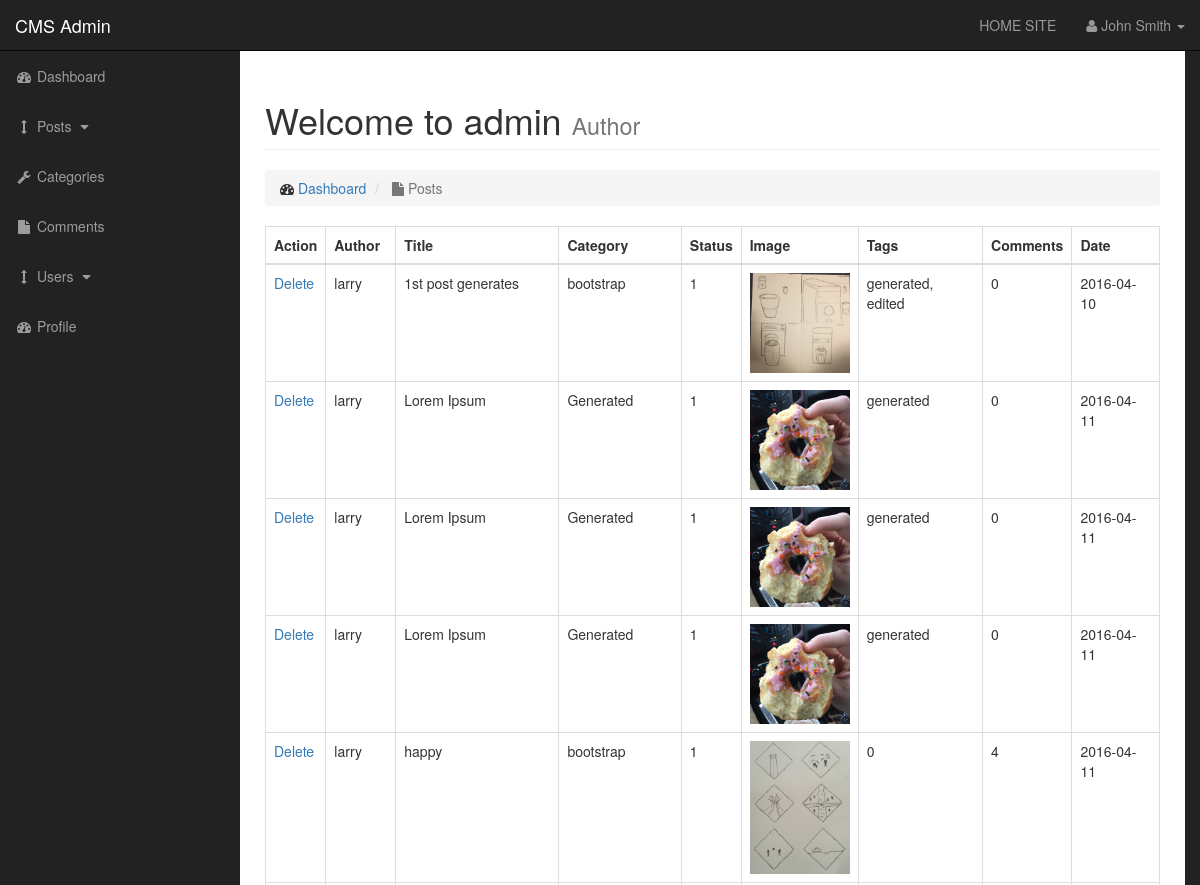
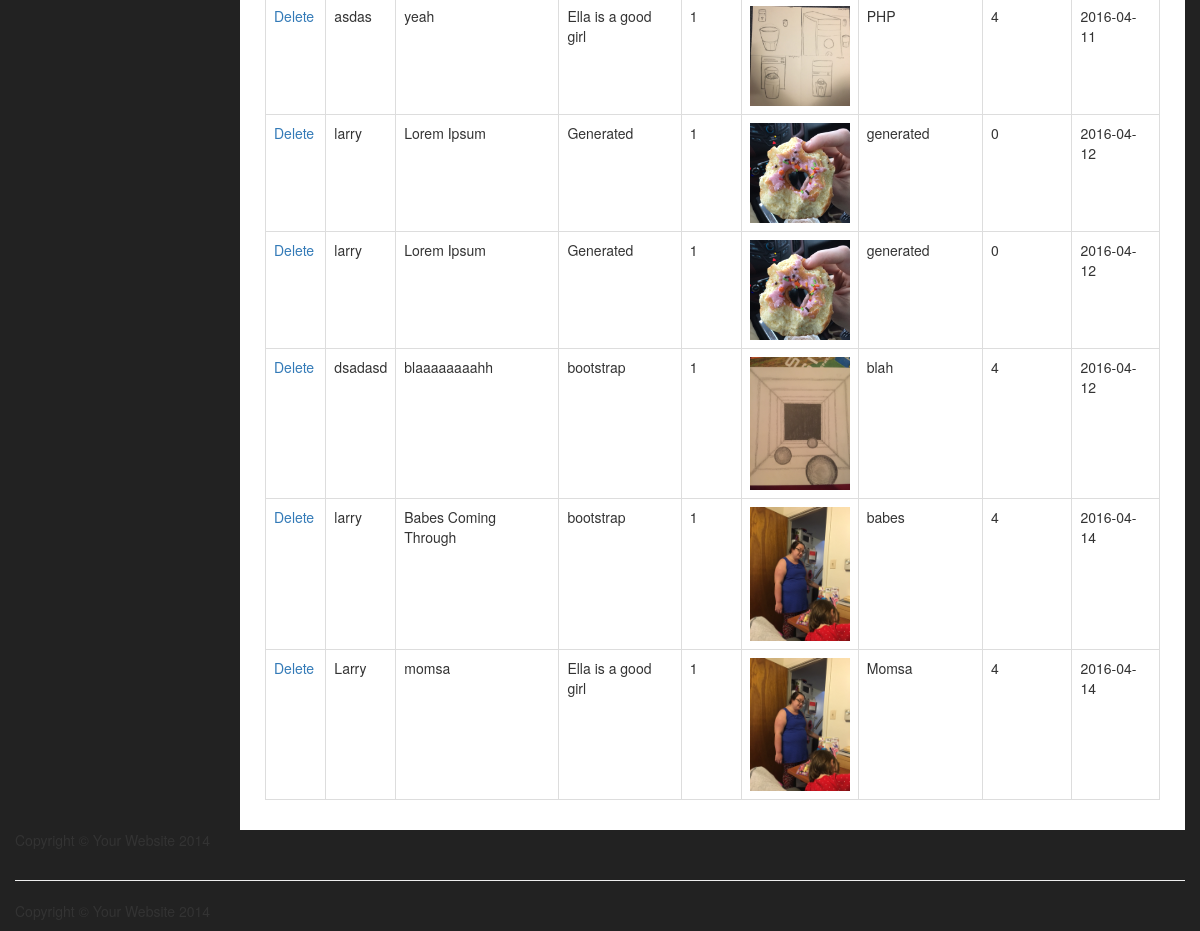
Page /admin/admin_index.php?source=view_post on the committed database (2 pictures, top to bottom).
### tables this page shows
CREATE TABLE `posts` (
  `post_id` int(3) NOT NULL AUTO_INCREMENT,
  `post_category_id` int(3) NOT NULL,
  `post_title` varchar(255) NOT NULL,
  `post_author` varchar(255) NOT NULL,
  `post_date` date NOT NULL,
  `post_image` text NOT NULL,
  `post_content` longtext NOT NULL,
  `post_tags` varchar(255) NOT NULL,
  `post_comment_count` int(100) NOT NULL,
  `post_status` int(255) DEFAULT NULL,
  PRIMARY KEY (`post_id`)
);

CREATE TABLE `categories` (
  `cat_id` int(3) NOT NULL AUTO_INCREMENT,
  `cat_title` varchar(255) NOT NULL,
  PRIMARY KEY (`cat_id`)
);

### functions/admin_functions.php (the view, shortened to what this page needs)
<?php
function display_all_posts($edit_or_view) {
    global $connection;
    $query = "SELECT posts.*, categories.cat_title "
            . "FROM posts "
            . "LEFT JOIN categories "
            . "ON posts.post_category_id = categories.cat_id";
    $select_posts_query = mysqli_query($connection, $query);
    while ($rows = mysqli_fetch_assoc($select_posts_query)) {
        $post_id = $rows['post_id'];
        $post_author = $rows['post_author'];
        $post_title = $rows['post_title'];
        $post_status = $rows['post_status'];
        $post_image = $rows['post_image'];
        $post_tags = $rows['post_tags'];
        $post_comment_count = $rows['post_comment_count'];
        $post_date = $rows['post_date'];
        (isset($rows['cat_title'])) ? $cat_title = $rows['cat_title'] : $cat_title = "";
        echo "<tr>";
        switch($edit_or_view) {
            case 'view':
                echo "<td><a href='admin_index.php?source=view_all_posts&delete={$post_id}'>Delete</a></td>";
                break;
        }
            echo "<td>{$post_author}</td>";
            echo "<td>{$post_title}</td>";
            echo "<td>{$cat_title}</td>";
            echo "<td>{$post_status}</td>";
            echo "<td><img src='../{$post_image}' alt='' width='100px' /></td>";
            echo "<td>{$post_tags}</td>";
            echo "<td>{$post_comment_count}</td>";
            echo "<td>{$post_date}</td>";
        echo "</tr>";
    }
}
?>

### admin/includes/admin_header.php (shortened to what this page needs)
<?php include "../includes/db.php"; ?>
<?php include "../functions/admin_functions.php"; ?>
<!DOCTYPE html>
<html lang="en">
<head>
    <link href="css/bootstrap.min.css" rel="stylesheet">
    <link href="css/sb-admin.css" rel="stylesheet">
    <link href="font-awesome/css/font-awesome.min.css" rel="stylesheet" type="text/css">
    <link href="css/blog-search.css" rel="stylesheet">
    <link href="css/style.css" rel="stylesheet">
</head>
    <body>

### admin/includes/admin_navigation.php (shortened to what this page needs)
<nav class="navbar navbar-inverse navbar-fixed-top" role="navigation">
    <div class="navbar-header">
        <a class="navbar-brand" href="admin_index.php">CMS Admin</a>
    </div>
    <ul class="nav navbar-right top-nav">
       <li><a href="../index.php">HOME SITE</a></li>
        <li class="dropdown">
            <a href="#" class="dropdown-toggle" data-toggle="dropdown"><i class="fa fa-user"></i> John Smith <b class="caret"></b></a>
        </li>
    </ul>
    <?php include "includes/admin_sidebar.php"; ?>
</nav>

### admin/includes/admin_sidebar.php (shortened to what this page needs)
<div class="collapse navbar-collapse navbar-ex1-collapse">
    <ul class="nav navbar-nav side-nav">
        <li>
            <a href="admin_index.php"><i class="fa fa-fw fa-dashboard"></i> Dashboard</a>
        </li>
        <li class="<?php ($current_location === 'admin_posts_view') ? print 'active': ''; ?>">
            <a href="javascript:;" data-toggle="collapse" data-target="#posts_dropdown"><i class="fa fa-fw fa-arrows-v"></i> Posts <i class="fa fa-fw fa-caret-down"></i></a>
        </li>
        <li class="<?php ($current_location === 'admin_categories') ? print 'active': '' ?>">
            <a href="admin_index.php?admin_categories"><i class="fa fa-fw fa-wrench"></i> Categories</a>
        </li>
        <li class="<?php ($current_location === 'admin_comments') ? print 'active': '' ?>">
            <a href="admin_index.php?admin_comments"><i class="fa fa-fw fa-file"></i> Comments</a>
        </li>
        <li>
            <a href="javascript:;" data-toggle="collapse" data-target="#demo_dropdown"><i class="fa fa-fw fa-arrows-v"></i> Users <i class="fa fa-fw fa-caret-down"></i></a>
        </li>
        <li>
            <a href="bootstrap-grid.html"><i class="fa fa-fw fa-dashboard"></i> Profile</a>
        </li>
    </ul>
</div>

### admin/admin_index.php (shortened to what this page needs)
 <?php include "includes/admin_header.php"; ?>
  <?php include "includes/admin_navigation.php"; ?>
  <div class="container">
    <div class="row">
    <?php include "controller.php"; ?>
    <?php include "includes/admin_footer.php"; ?>
</body>
</html>

### admin/controller.php (shortened to what this page needs)
<?php
    if (isset($_GET['source'])) {
        include "pages/admin_posts.php";
    }
    include "includes/admin_sidebar.php";
?>
    <hr>

### admin/pages/admin_posts.php (shortened to what this page needs)
  <div id="wrapper">
      <div id="page-wrapper">
          <div class="container-fluid">
              <div class="row">
                  <div class="col-lg-12">
                      <h1 class="page-header">
                          Welcome to admin
                          <small>Author</small>
                      </h1>
                      <ol class="breadcrumb">
                          <li>
                              <i class="fa fa-dashboard"></i>  <a href="index.php">Dashboard</a>
                          </li>
                          <li class="active">
                              <i class="fa fa-file"></i> Posts
                          </li>
                      </ol>
                  </div>
              </div>
              <?php
                  (isset($_GET['source'])) ? $source = $_GET['source'] : $source = '';
                  switch ($source) {
                      default:
                          include "includes/view_all_posts.php";
                          break;
                  }
              ?>
          </div>
      </div>
  </div>
<?php include "includes/admin_footer.php"; ?>

### admin/includes/view_all_posts.php (shortened to what this page needs)
<table class="table table-bordered table-hover">
                  <thead>
                    <tr>
                      <th>Action</th>
                      <th>Author</th>
                      <th>Title</th>
                      <th>Category</th>
                      <th>Status</th>
                      <th>Image</th>
                      <th>Tags</th>
                      <th>Comments</th>
                      <th>Date</th>
                    </tr>
                  </thead>
                  <tbody>
                    <?php display_all_posts('view'); ?>
                  </tbody>
                </table>

### admin/includes/admin_footer.php (shortened to what this page needs)
<footer>
    <div class="row">
        <div class="col-lg-12">
            <p>Copyright &copy; Your Website 2014</p>
        </div>
    </div>
</footer>
</body>
</html>

### admin/css/sb-admin.css (style rules this page uses)
body { margin-top: 100px; background-color: #222; }
@media (min-width:768px) { body { margin-top: 50px; } }
#wrapper { padding-left: 0; }
#page-wrapper { width: 100%; padding: 0; background-color: #fff; }
@media (min-width:768px) { #wrapper { padding-left: 225px; } }
@media (min-width:768px) { #page-wrapper { padding: 10px; } }
.top-nav { padding: 0 15px; }
.top-nav>li { display: inline-block; float: left; }
.top-nav>li>a { padding-top: 15px; padding-bottom: 15px; line-height: 20px; color: #999; }
@media (min-width:768px) { .side-nav { position: fixed; top: 51px; left: 225px; width: 225px; margin-left: -225px; border: none; border-radius: 0; overflow-y: auto; background-color: #222; } }
@media (min-width:768px) { .side-nav>li>a { width: 225px; } }

### rows in the picture
posts: post_author "larry", post_title "1st post generates", categories.cat_title "bootstrap", post_status "1", post_image (picture), post_tags "generated, edited", post_comment_count "0", post_date "2016-04-10"
posts: post_author "larry", post_title "Lorem Ipsum", categories.cat_title "Generated", post_status "1", post_image (picture), post_tags "generated", post_comment_count "0", post_date "2016-04-11"
posts: post_author "larry", post_title "Lorem Ipsum", categories.cat_title "Generated", post_status "1", post_image (picture), post_tags "generated", post_comment_count "0", post_date "2016-04-11"
posts: post_author "larry", post_title "Lorem Ipsum", categories.cat_title "Generated", post_status "1", post_image (picture), post_tags "generated", post_comment_count "0", post_date "2016-04-11"
posts: post_author "larry", post_title "happy", categories.cat_title "bootstrap", post_status "1", post_image (picture), post_tags "0", post_comment_count "4", post_date "2016-04-11"
posts: post_author "asdas", post_title "yeah", categories.cat_title "Ella is a good girl", post_status "1", post_image (picture), post_tags "PHP", post_comment_count "4", post_date "2016-04-11"
posts: post_author "larry", post_title "Lorem Ipsum", categories.cat_title "Generated", post_status "1", post_image (picture), post_tags "generated", post_comment_count "0", post_date "2016-04-12"
posts: post_author "larry", post_title "Lorem Ipsum", categories.cat_title "Generated", post_status "1", post_image (picture), post_tags "generated", post_comment_count "0", post_date "2016-04-12"
posts: post_author "dsadasd", post_title "blaaaaaaaahh", categories.cat_title "bootstrap", post_status "1", post_image (picture), post_tags "blah", post_comment_count "4", post_date "2016-04-12"
posts: post_author "larry", post_title "Babes Coming Through", categories.cat_title "bootstrap", post_status "1", post_image (picture), post_tags "babes", post_comment_count "4", post_date "2016-04-14"
posts: post_author "Larry", post_title "momsa", categories.cat_title "Ella is a good girl", post_status "1", post_image (picture), post_tags "Momsa", post_comment_count "4", post_date "2016-04-14"
